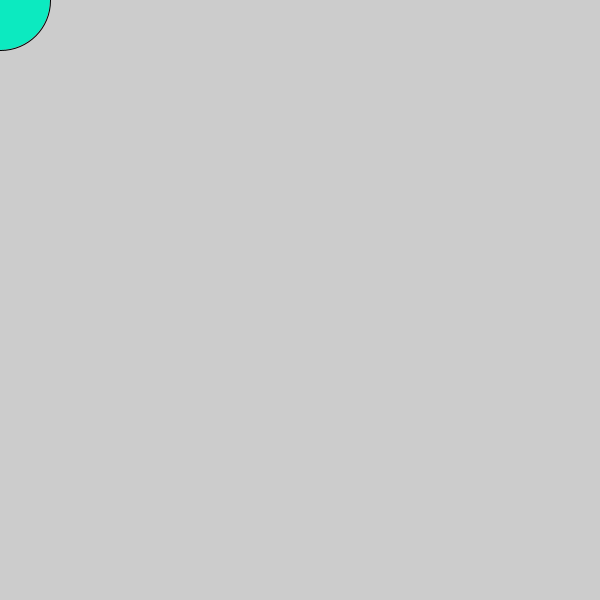
Frame 1 (no input)
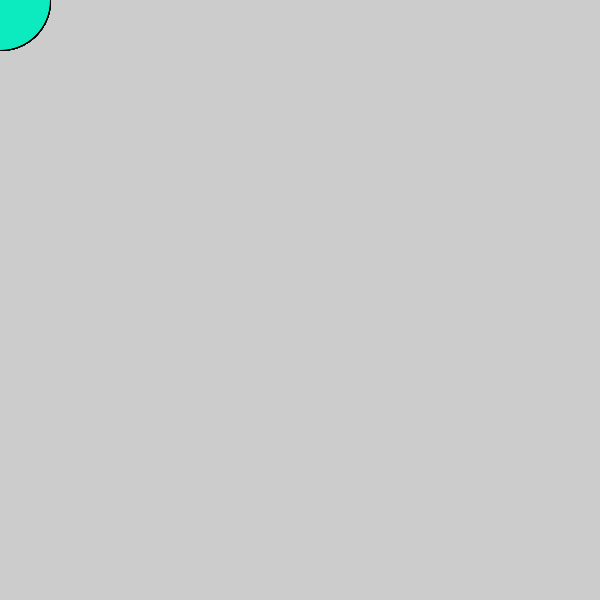
Frame 60 (the mouse pressed at the canvas centre just before this capture)
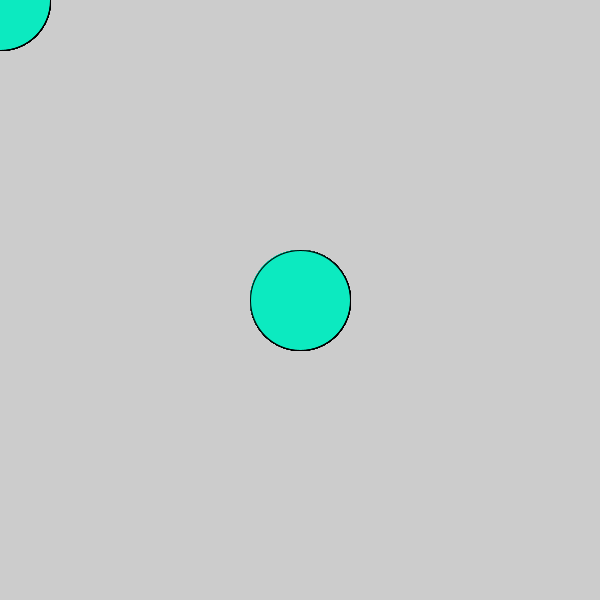
Frame 120 (the mouse held since frame 60 and released just before this capture)

The Processing sketch that drew these frames (run headless with seeded random() and noise(); from frame 60 on, the mouse is pressed at the canvas centre):

// Processing sketch: Lesson3
// ── Lesson3.pde
void setup () {
  size(600,600);
}

void draw () {
  fill(12, 234, 192);
  ellipse(mouseX, mouseY, 100, 100);
}
